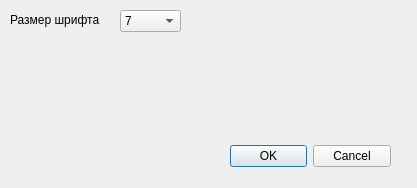
<?xml version="1.0" encoding="UTF-8"?>
<ui version="4.0">
 <class>SettingsDialog</class>
 <widget class="QDialog" name="SettingsDialog">
  <property name="geometry">
   <rect>
    <x>0</x>
    <y>0</y>
    <width>417</width>
    <height>188</height>
   </rect>
  </property>
  <property name="windowTitle">
   <string>Настройки</string>
  </property>
  <widget class="QDialogButtonBox" name="buttonBox">
   <property name="geometry">
    <rect>
     <x>230</x>
     <y>140</y>
     <width>161</width>
     <height>32</height>
    </rect>
   </property>
   <property name="orientation">
    <enum>Qt::Horizontal</enum>
   </property>
   <property name="standardButtons">
    <set>QDialogButtonBox::Cancel|QDialogButtonBox::Ok</set>
   </property>
  </widget>
  <widget class="QComboBox" name="comboBox">
   <property name="geometry">
    <rect>
     <x>120</x>
     <y>10</y>
     <width>61</width>
     <height>22</height>
    </rect>
   </property>
   <item>
    <property name="text">
     <string>7</string>
    </property>
   </item>
   <item>
    <property name="text">
     <string>8</string>
    </property>
   </item>
   <item>
    <property name="text">
     <string>9</string>
    </property>
   </item>
   <item>
    <property name="text">
     <string>10</string>
    </property>
   </item>
   <item>
    <property name="text">
     <string>11</string>
    </property>
   </item>
   <item>
    <property name="text">
     <string>12</string>
    </property>
   </item>
   <item>
    <property name="text">
     <string>13</string>
    </property>
   </item>
   <item>
    <property name="text">
     <string>14</string>
    </property>
   </item>
   <item>
    <property name="text">
     <string>15</string>
    </property>
   </item>
   <item>
    <property name="text">
     <string>16</string>
    </property>
   </item>
   <item>
    <property name="text">
     <string>17</string>
    </property>
   </item>
   <item>
    <property name="text">
     <string>18</string>
    </property>
   </item>
  </widget>
  <widget class="QLabel" name="label">
   <property name="geometry">
    <rect>
     <x>10</x>
     <y>10</y>
     <width>111</width>
     <height>20</height>
    </rect>
   </property>
   <property name="toolTip">
    <string>&lt;html&gt;&lt;head/&gt;&lt;body&gt;&lt;p&gt;Размер шрифта с описанием.&lt;/p&gt;&lt;/body&gt;&lt;/html&gt;</string>
   </property>
   <property name="text">
    <string>Размер шрифта</string>
   </property>
  </widget>
 </widget>
 <resources/>
 <connections>
  <connection>
   <sender>buttonBox</sender>
   <signal>accepted()</signal>
   <receiver>SettingsDialog</receiver>
   <slot>accept()</slot>
   <hints>
    <hint type="sourcelabel">
     <x>248</x>
     <y>254</y>
    </hint>
    <hint type="destinationlabel">
     <x>157</x>
     <y>274</y>
    </hint>
   </hints>
  </connection>
  <connection>
   <sender>buttonBox</sender>
   <signal>rejected()</signal>
   <receiver>SettingsDialog</receiver>
   <slot>reject()</slot>
   <hints>
    <hint type="sourcelabel">
     <x>316</x>
     <y>260</y>
    </hint>
    <hint type="destinationlabel">
     <x>286</x>
     <y>274</y>
    </hint>
   </hints>
  </connection>
 </connections>
</ui>
